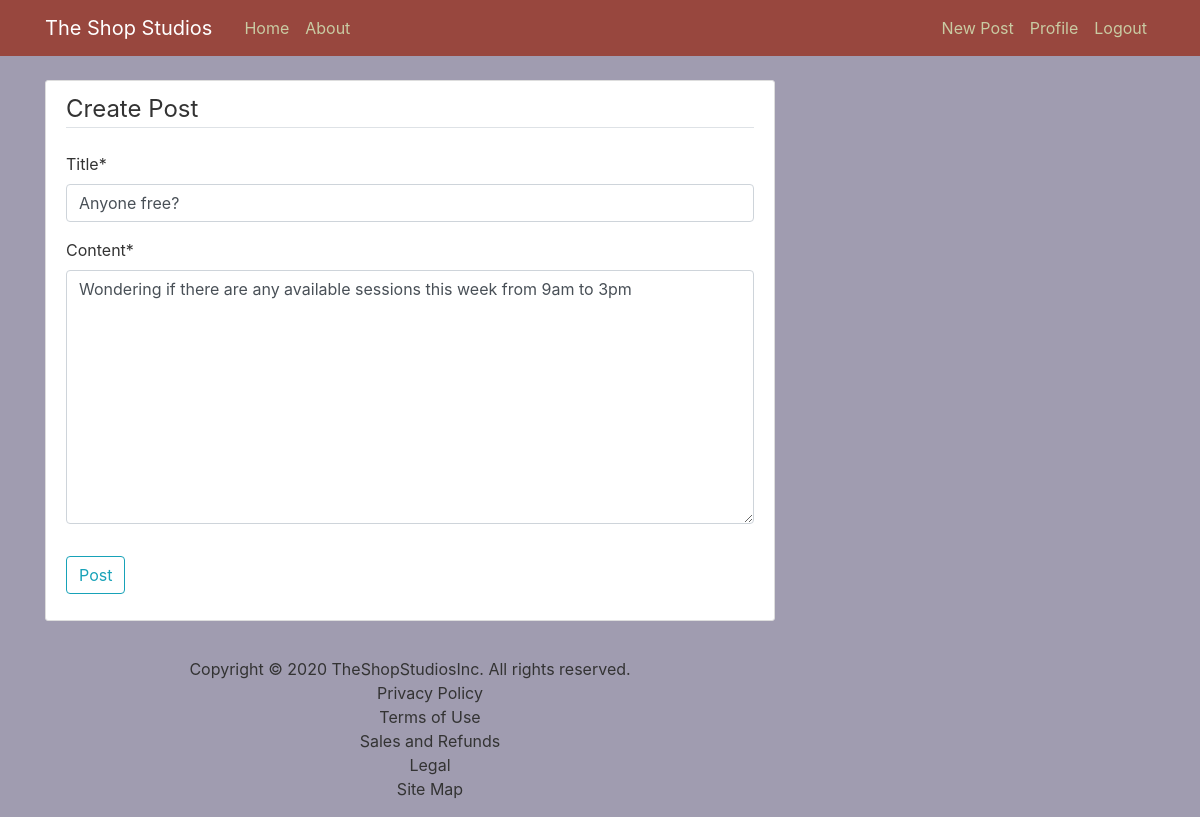
The app's page /post/5/update/ (signed in) with its own data.
### userpost/models.py (models this page shows, shortened)
class Post(models.Model):
    title = models.CharField(max_length=100)
    content = models.TextField()
    date_posted = models.DateTimeField(default=timezone.now)
    author = models.ForeignKey(User, on_delete=models.CASCADE)

### userpost/views.py (the view, shortened to what this page needs)
# urls.py: path('post/<int:pk>/update/', PostUpdateView.as_view(), name='post-update'),
class PostUpdateView(LoginRequiredMixin, UserPassesTestMixin, UpdateView):
    model = Post
    fields = ['title', 'content']
    def test_func(self):
        post = self.get_object()
        if self.request.user == post.author:
            return True
        return False

### userpost/templates/userpost/post_form.html (shortened to what this page needs)
{% extends "userpost/base.html" %}
{% load crispy_forms_tags %}
{% block content %}
    <div class="content-section">
        <form method="POST">
            <fieldset class="form-group">
                <legend class="border-bottom mb-4">Create Post</legend>
                {{ form|crispy }}
            </fieldset>
            <div class="form-group">
                <button class="btn btn-outline-info" type="submit">Post</button>
            </div>
        </form>
    </div>
{% endblock content %}

### userpost/static/userpost/main.css (style rules this page uses)
body { background: #A09CB0; color: #333333; margin-top: 5rem; }
.content-section { background: #ffffff; padding: 10px 20px; border: 1px solid #dddddd; border-radius: 3px; margin-bottom: 20px; }

### records on screen
Post: title "Anyone free?", content "Wondering if there are any available sessions this week from 9am to 3pm"
